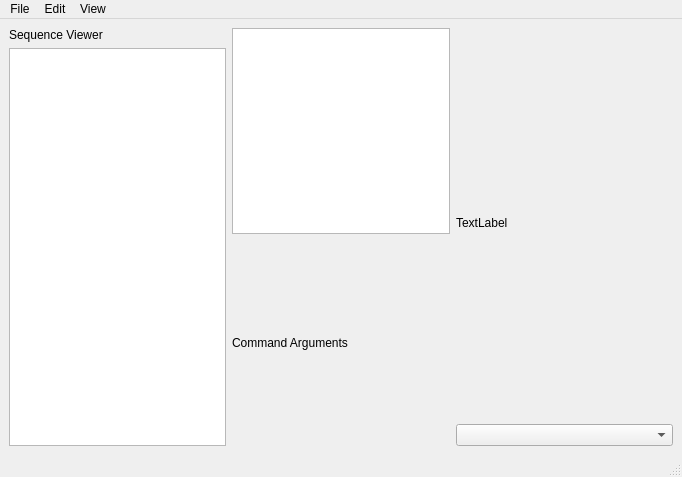
<?xml version="1.0" encoding="UTF-8"?>
<ui version="4.0">
 <class>MainWindow</class>
 <widget class="QMainWindow" name="MainWindow">
  <property name="geometry">
   <rect>
    <x>0</x>
    <y>0</y>
    <width>682</width>
    <height>477</height>
   </rect>
  </property>
  <property name="windowTitle">
   <string>MainWindow</string>
  </property>
  <widget class="QWidget" name="centralwidget">
   <layout class="QHBoxLayout" name="horizontalLayout">
    <item>
     <layout class="QVBoxLayout" name="verticalLayout_2">
      <item>
       <widget class="QLabel" name="label">
        <property name="text">
         <string>Sequence Viewer</string>
        </property>
       </widget>
      </item>
      <item>
       <widget class="QListWidget" name="listWidget">
        <property name="sizePolicy">
         <sizepolicy hsizetype="Ignored" vsizetype="Expanding">
          <horstretch>0</horstretch>
          <verstretch>0</verstretch>
         </sizepolicy>
        </property>
       </widget>
      </item>
     </layout>
    </item>
    <item>
     <layout class="QVBoxLayout" name="verticalLayout">
      <item>
       <widget class="QGraphicsView" name="graphicsView">
        <property name="sizePolicy">
         <sizepolicy hsizetype="Ignored" vsizetype="Preferred">
          <horstretch>0</horstretch>
          <verstretch>0</verstretch>
         </sizepolicy>
        </property>
       </widget>
      </item>
      <item>
       <widget class="QLabel" name="label_3">
        <property name="text">
         <string>Command Arguments</string>
        </property>
       </widget>
      </item>
     </layout>
    </item>
    <item>
     <layout class="QVBoxLayout" name="verticalLayout_3">
      <item>
       <widget class="QLabel" name="label_2">
        <property name="sizePolicy">
         <sizepolicy hsizetype="Preferred" vsizetype="Ignored">
          <horstretch>0</horstretch>
          <verstretch>0</verstretch>
         </sizepolicy>
        </property>
        <property name="text">
         <string>TextLabel</string>
        </property>
       </widget>
      </item>
      <item>
       <widget class="QComboBox" name="comboBox">
        <property name="sizePolicy">
         <sizepolicy hsizetype="Preferred" vsizetype="Fixed">
          <horstretch>0</horstretch>
          <verstretch>0</verstretch>
         </sizepolicy>
        </property>
       </widget>
      </item>
     </layout>
    </item>
   </layout>
  </widget>
  <widget class="QMenuBar" name="menubar">
   <property name="geometry">
    <rect>
     <x>0</x>
     <y>0</y>
     <width>682</width>
     <height>22</height>
    </rect>
   </property>
   <widget class="QMenu" name="menuFile">
    <property name="title">
     <string>File</string>
    </property>
    <addaction name="actionNew_Ctrl_N"/>
    <addaction name="actionOpen_Ctrl_O"/>
    <addaction name="actionSave_Ctrl_S"/>
    <addaction name="actionSave_as_Ctrl_Shift_S"/>
    <addaction name="actionOpen_file_location"/>
   </widget>
   <widget class="QMenu" name="menuEdit">
    <property name="title">
     <string>Edit</string>
    </property>
    <addaction name="actionRobot_Configuration"/>
   </widget>
   <widget class="QMenu" name="menuView">
    <property name="title">
     <string>View</string>
    </property>
   </widget>
   <addaction name="menuFile"/>
   <addaction name="menuEdit"/>
   <addaction name="menuView"/>
  </widget>
  <widget class="QStatusBar" name="statusbar"/>
  <action name="actionNew_Ctrl_N">
   <property name="text">
    <string>New (Ctrl + N)</string>
   </property>
  </action>
  <action name="actionOpen_Ctrl_O">
   <property name="text">
    <string>Open (Ctrl + O)</string>
   </property>
  </action>
  <action name="actionSave_Ctrl_S">
   <property name="text">
    <string>Save (Ctrl + S)</string>
   </property>
  </action>
  <action name="actionSave_as_Ctrl_Shift_S">
   <property name="text">
    <string>Save as (Ctrl + Shift + S)</string>
   </property>
  </action>
  <action name="actionOpen_file_location">
   <property name="text">
    <string>Open file location</string>
   </property>
  </action>
  <action name="actionRobot_Configuration">
   <property name="text">
    <string>Robot Configuration</string>
   </property>
  </action>
 </widget>
 <resources/>
 <connections/>
</ui>
